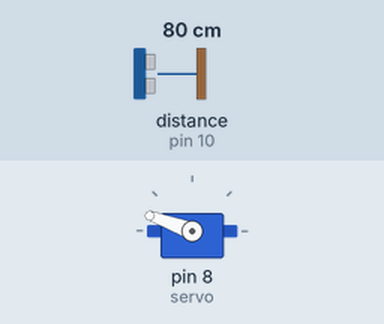
A sketch run on a simulated Arduino Uno, built with avr-gcc and run on an emulated ATmega328P. Parts: servo. Wiring (inferred from the names in the program): ultrasonic range finder: trigger pin 9; echo pin 10. Inputs (shaded band) come from the test bench; at power-on: distance to the obstacle (sensor on pin 10) 80 cm. The echo pulse lasts 58.3 µs per cm.

Above: at 1.2 s.
1.3 s: distance to the obstacle (sensor on pin 10) set to 57 cm
2.8 s: distance to the obstacle (sensor on pin 10) set to 48 cm
At 3.8 s:
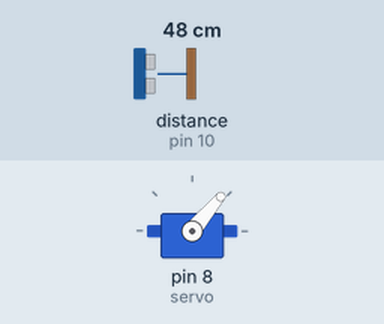
4.3 s: distance to the obstacle (sensor on pin 10) set to 60 cm
At 7.0 s:
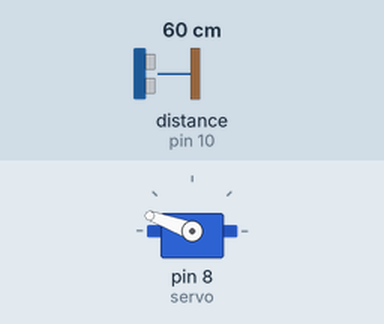
7.3 s: distance to the obstacle (sensor on pin 10) set to 2 cm
At 8.2 s:
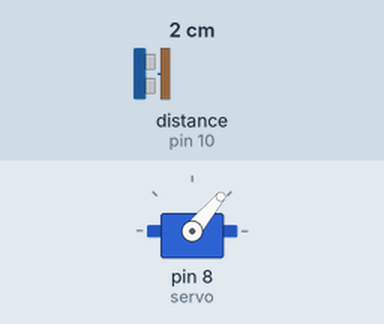
Timing chart, 0 to 9.8 s (numbered marks = the images above; inputs shaded):
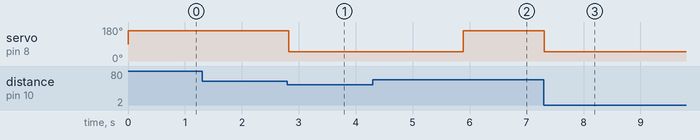

Measured:
- the behaviour switches between 52 and 51 cm on distance to the obstacle (sensor on pin 10) (found by bisection; images 0 and 1)
- after the input at 1.3 s, every drawn part: stays the same
- after the input at 2.8 s, servo on pin 8 (servo): 160° → 50° at once
- after the input at 4.3 s, servo on pin 8 (servo): 50° → 160° after 1.6 s
- after the input at 7.3 s, servo on pin 8 (servo): 160° → 50° at once

The sketch:

test_open_close.ino
```cpp
#include <Servo.h>

Servo servo;  // create servo object to control a servo
// twelve servo objects can be created on most boards

int const trigPin = 9;
int const echoPin = 10;


int pos = 0;    // variable to store the servo position

void setup() {
  pinMode(trigPin, OUTPUT);
  pinMode(echoPin, INPUT);
  servo.attach(8);  // attaches the servo on pin 9 to the servo object
}

void loop() {
  int duration, distance;
  digitalWrite(trigPin, HIGH);
  delay(1);
  digitalWrite(trigPin, LOW);
  // Measure the pulse input in echo pin
  duration = pulseIn(echoPin, HIGH);
  // Distance is half the duration devided by 29.1 (from datasheet)
  distance = (duration/2) / 29.1;
  // if distance less than 0.5 meter and more than 0 (0 or less means over range)
  if (distance <= 50 && distance >= 0) {
    servo.write(50);
      delay(3000);
  } else {
    servo.write(160);
  }
  // Waiting 60 ms won't hurt any one
  delay(60);
}
```
